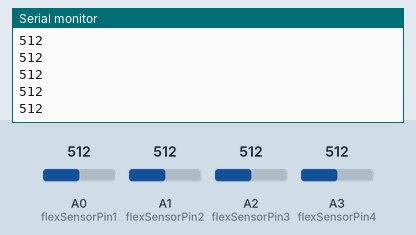
Simulated run of this sketch. Board: Arduino Uno, built with avr-gcc and run on an emulated ATmega328P. On the bench: the last lines printed to the serial monitor. Inputs (shaded band) come from the test bench; at power-on: A0 (flexSensorPin1) = 512, A1 (flexSensorPin2) = 512, A2 (flexSensorPin3) = 512, A3 (flexSensorPin4) = 512. No radio packets arrive unless stated.

Above: at 1.2 s.
1.3 s: A0 (flexSensorPin1) set to 716
2.8 s: A1 (flexSensorPin2) set to 306
At 3.01 s:
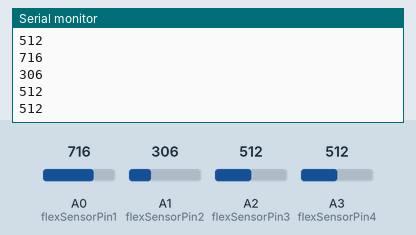
4.3 s: A2 (flexSensorPin3) set to 992
At 4.63 s:
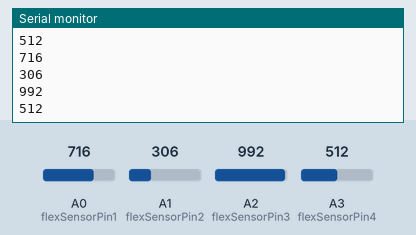
5.8 s: A3 (flexSensorPin4) set to 30
At 6.05 s:
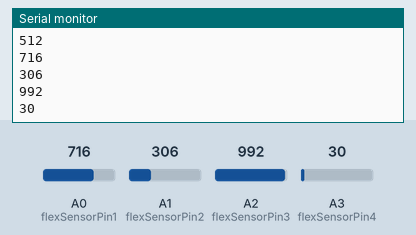
Timing chart, 0 to 8.3 s (numbered marks = the images above; inputs shaded):
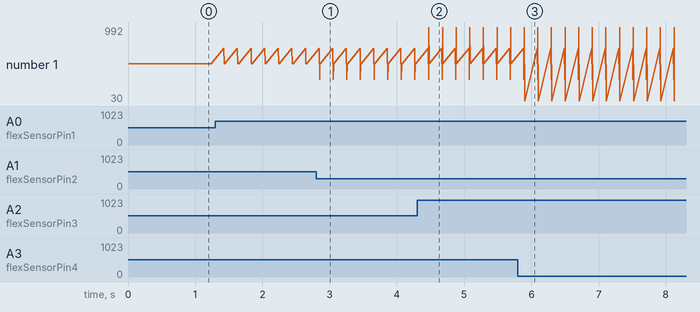

The sketch:

nrf_transmitter.ino
```cpp
/* Transmitter Code
*  Code to read Joystick position and transmit it with a RF24L01+ to a receiver
*/
#include <SPI.h>
#include <RF24.h>

// Radio Configuration

RF24 radio(9,10);
byte addresses[][6] = {"Node1","Node2"};
bool radioNumber=1;


//put your values here

int flexSensorPin1 = A0;
int flexSensorPin2 = A1;
int flexSensorPin3 = A2;
int flexSensorPin4 = A3;


struct test{
int flex1;
int flex2;
int flex3;
int flex4;
}go;


void setup()   /****** SETUP: RUNS ONCE ******/
{
    Serial.begin(9600);                   // Get ready to send data back for debugging purposes
    radio.begin();                        // Get the transmitter ready
    radio.setPALevel(RF24_PA_LOW);        // Set the power to low
    radio.openWritingPipe(addresses[1]);  // Where we send data out
    radio.openReadingPipe(1,addresses[0]);// Where we receive data back
}//--(end setup )---

// Decide where you are going to plug the joystick into the circuit board.


void loop() {


go.flex1=analogRead(flexSensorPin1);
go.flex2=analogRead(flexSensorPin2);
go.flex3=analogRead(flexSensorPin3);
go.flex4=analogRead(flexSensorPin4);

    radio.stopListening();                                 // Stop listening and begin transmitting                                        // quite a long delay -- causes jittering of servo
//    if(radio.write(&flex1, sizeof(flex1)),Serial.println("sent flex1"));
//    if(radio.write(&flex1, sizeof(flex2)),Serial.println("sent flex2"));
//    if(radio.write(&flex3, sizeof(flex3)),Serial.println("sent flex3"));
//    if(radio.write(&flex4, sizeof(flex4)),Serial.println("sent flex4"));
(radio.write(&go, sizeof(go)));

    radio.startListening();     // Get ready to receive confirmation from receiver
    Serial.println(go.flex1);
    Serial.println(go.flex2);
    Serial.println(go.flex3);
    Serial.println(go.flex4);
   delay(200);
  }
```

Measured:
- after the input at 2.8 s, the serial monitor: prints a new line after 0.05 s (image 1)
- after the input at 4.3 s, the serial monitor: prints a new line after 0.18 s (image 2)
- after the input at 5.8 s, the serial monitor: prints a new line after 0.10 s (image 3)
- plotted number 1: 512 → 30 after the input at 5.8 s
